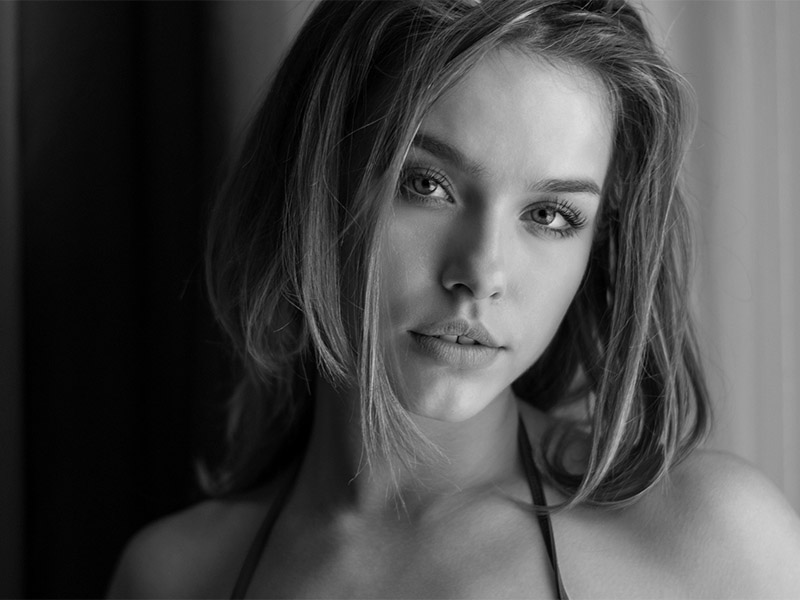
#> input picture assets/woman-02.jpg, 800 x 600 px
$ python face-detection.py
#> lines starting #> are read from the running program, lines starting #| are printed output that depends on the picture; after the words box and inside, x2 and y2 are one past the last pixel; in counts of white or black regions, pixels touching at a corner belong together
import cv2

# Load the cascade
fname = r'Z:/personal/-code-/learning-opencv/venv/Lib/site-packages/cv2/data/haarcascade_frontalface_default.xml'
face_cascade = cv2.CascadeClassifier(fname)

# Read the input image
img = cv2.imread('assets/woman-02.jpg')
#> img is the input picture: shape (600, 800, 3); min 0, max 231, mean 71.3

# Convert into grayscale
img_gray = cv2.cvtColor(img, cv2.COLOR_BGR2GRAY)

# Detect faces
faces = face_cascade.detectMultiScale(img_gray, 1.1, 4)
#> faces = [[325, 78, 319, 319]]

# Draw rectangles
for (x, y, w, h) in faces:
    cv2.rectangle(img, (x, y), ( x + w, y + h), (255, 255, 0), 3)
#> this loop made 1 pass
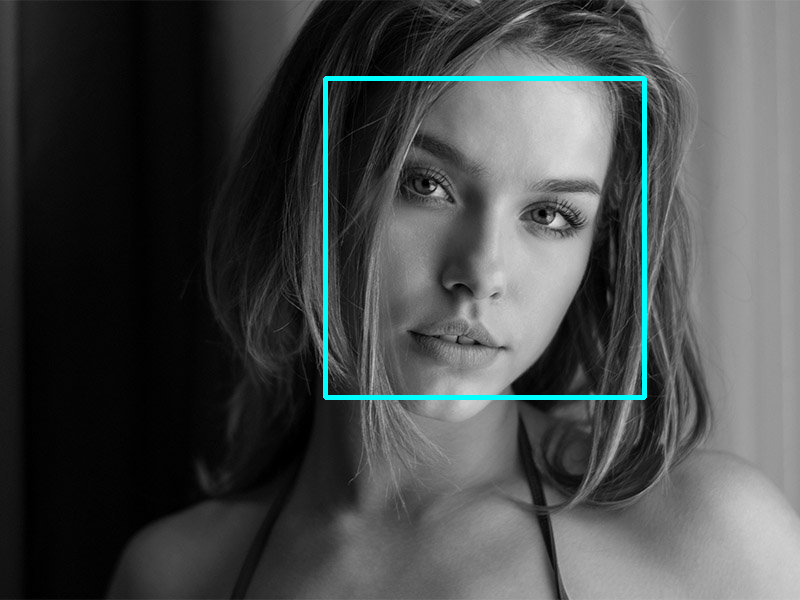
#> img: shape (600, 800, 3); 1.33% of pixels changed, all inside (x1, y1, x2, y2) = (323, 76, 647, 400)

# Show final image
cv2.imshow('Face detection', img)

cv2.waitKey(0)

$ run again, with assets/woman-01.jpg copied over assets/woman-02.jpg
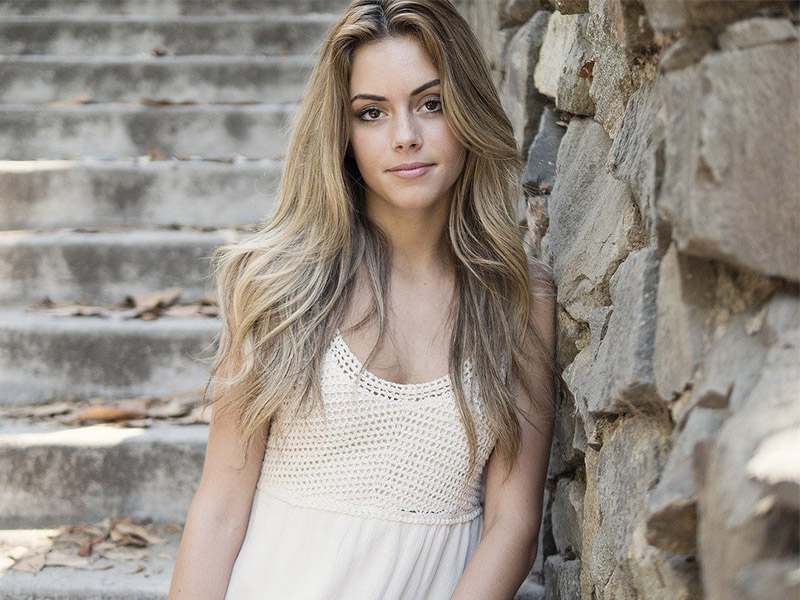
#> input picture assets/woman-01.jpg, 800 x 600 px
#> img is the input picture: shape (600, 800, 3); mean B, G, R 136, 144.5, 152.4
#> `img_gray = cv2.cvtColor(img, cv2.COLOR_BGR2GRAY)`:
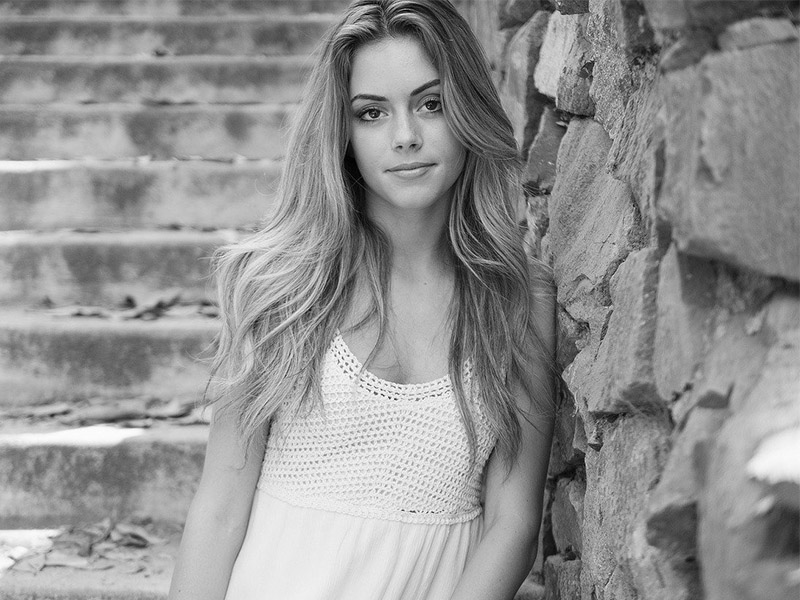
#> img_gray: shape (600, 800); min 0, max 255, mean 145.9
#> faces = [[372, 183, 80, 80], [569, 186, 73, 73], [462, 150, 106, 106], [329, 52, 148, 148]]
#> the loop `for (x, y, w, h) in faces:` made 4 passes
#> after the loop `for (x, y, w, h) in faces:`:
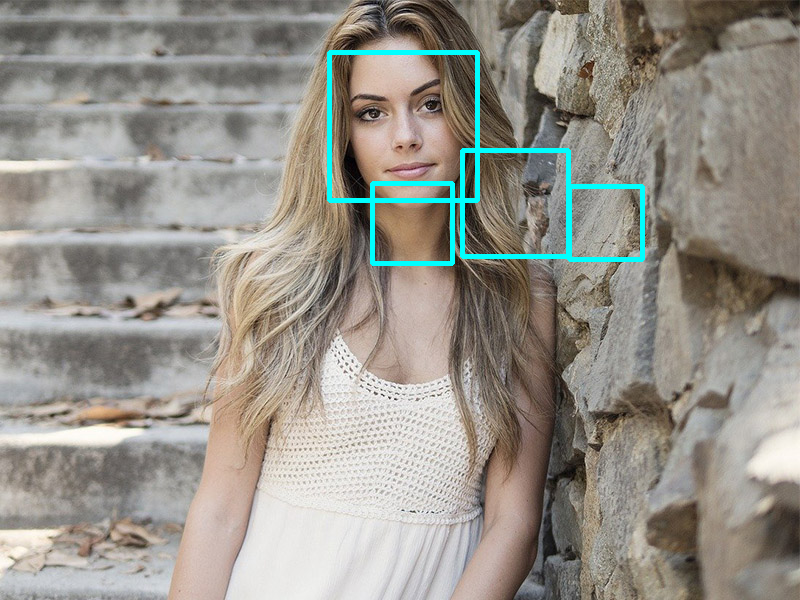
#> img: shape (600, 800, 3); 1.6% of pixels changed, all inside (x1, y1, x2, y2) = (327, 50, 645, 266)

$ run again, with assets/woman-03.jpg copied over assets/woman-02.jpg
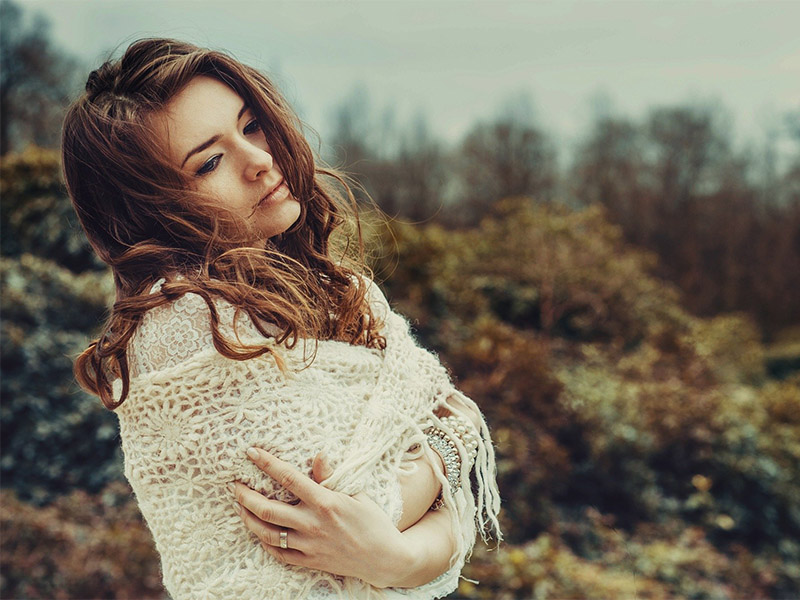
#> input picture assets/woman-03.jpg, 800 x 600 px
#> img is the input picture: shape (600, 800, 3); mean B, G, R 99.4, 115, 122.5
#> `img_gray = cv2.cvtColor(img, cv2.COLOR_BGR2GRAY)`:
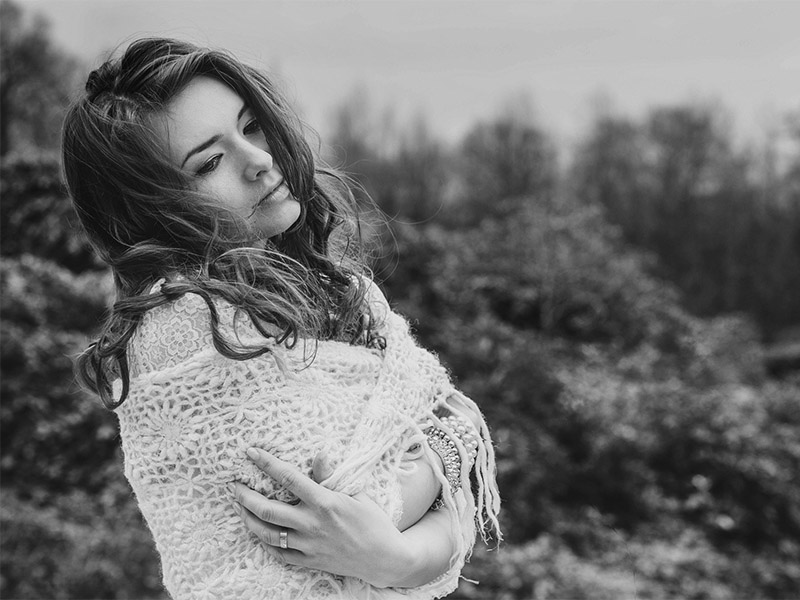
#> img_gray: shape (600, 800); min 1, max 253, mean 115.5
#> faces = [[352, 166, 131, 131]]
#> the loop `for (x, y, w, h) in faces:` made 1 pass
#> after the loop `for (x, y, w, h) in faces:`:
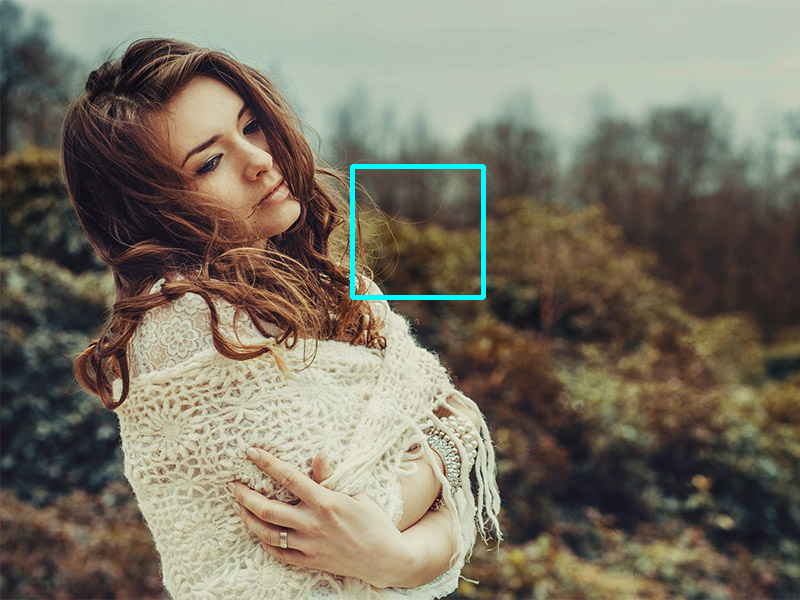
#> img: shape (600, 800, 3); 0.54% of pixels changed, all inside (x1, y1, x2, y2) = (350, 164, 486, 300)

$ run again, with assets/city.jpg copied over assets/woman-02.jpg
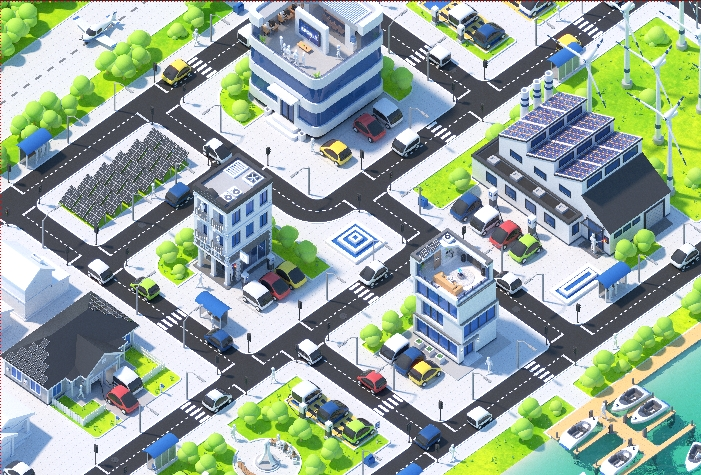
#> input picture assets/city.jpg, 701 x 475 px
#> img is the input picture: shape (475, 701, 3); mean B, G, R 156.4, 168.4, 150.8
#> `img_gray = cv2.cvtColor(img, cv2.COLOR_BGR2GRAY)`:
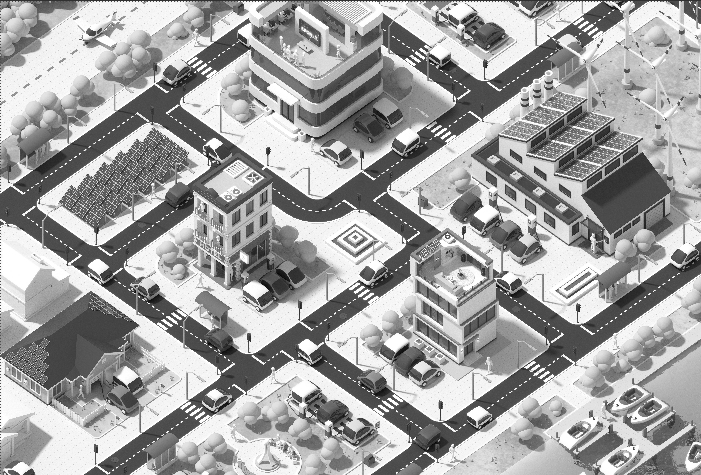
#> img_gray: shape (475, 701); min 4, max 255, mean 161.8
#> faces = ()
